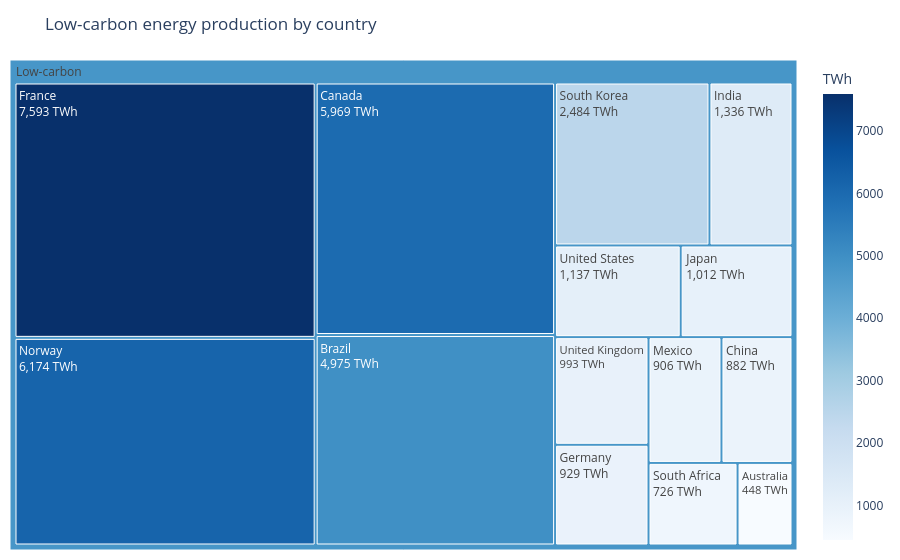
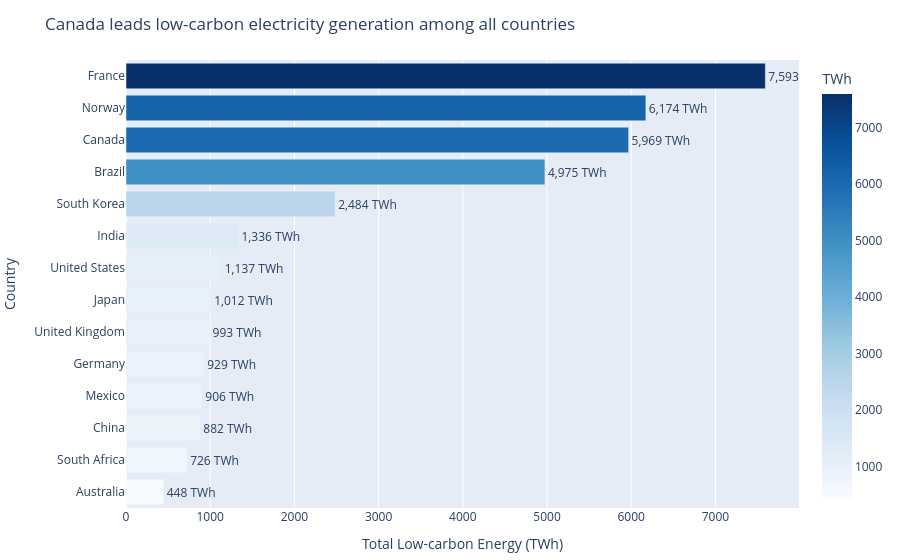

Here is the notebook cell these charts were saved with, in order:
### Code cell
# Task 3 — Treemap vs Bar: low-carbon energy by country

# Filter low-carbon sources
low_carbon_df = (
    df.loc[df['Source_Type'] == 'Low-carbon']
    .groupby('Country', as_index=False)['TWh']
    .sum()
)

# Add dummy root node for treemap
low_carbon_df['All'] = 'Low-carbon'

# ---------------------------
# Treemap
# ---------------------------

fig_tree = px.treemap(
    low_carbon_df,
    path=['All', 'Country'],
    values='TWh',
    color='TWh',
    color_continuous_scale='Blues',
    title='Low-carbon energy production by country'
)

fig_tree.update_traces(
    textinfo='label+value',
    texttemplate='%{label}<br>%{value:,.0f} TWh',
    root_color='lightgrey',
    marker=dict(line=dict(color='white', width=1))
)

fig_tree.update_layout(
    margin=dict(t=60, l=10, r=10, b=10)
)

fig_tree.show()


# ---------------------------
# Horizontal Bar Chart
# ---------------------------

# Sort values for cleaner comparison
low_carbon_sorted = low_carbon_df.sort_values('TWh')

fig_bar = px.bar(
    low_carbon_sorted,
    x='TWh',
    y='Country',
    orientation='h',
    color='TWh',
    color_continuous_scale='Blues',
    text='TWh',
    title='Canada leads low-carbon electricity generation among all countries'
)

fig_bar.update_traces(
    texttemplate='%{text:,.0f} TWh',
    textposition='outside'
)

fig_bar.update_layout(
    xaxis_title='Total Low-carbon Energy (TWh)',
    yaxis_title='Country',
    showlegend=False,
    margin=dict(t=60, l=10, r=10, b=10)
)

fig_bar.show()

### Figure 1 — Plotly figure (JSON) as saved in the notebook; plotly's stock layout.template omitted (floating-point values rounded to 4 significant figures)
{"data": [{"branchvalues": "total", "customdata": [[448.0], [4975.0], [5969.0], [882.0], [7593.0], [929.0], [1336.0], [1012.0], [906.0], [6174.0], [726.0], [2484.0], [993.0], [1137.0], [4797.0]], "domain": {"x": [0, 1], "y": [0, 1]}, "hovertemplate": "labels=%{label}<br>TWh_sum=%{value}<br>parent=%{parent}<br>id=%{id}<br>TWh=%{color}<extra></extra>", "ids": ["Low-carbon/Australia", "Low-carbon/Brazil", "Low-carbon/Canada", "Low-carbon/China", "Low-carbon/France", "Low-carbon/Germany", "Low-carbon/India", "Low-carbon/Japan", "Low-carbon/Mexico", "Low-carbon/Norway", "Low-carbon/South Africa", "Low-carbon/South Korea", "Low-carbon/United Kingdom", "Low-carbon/United States", "Low-carbon"], "labels": ["Australia", "Brazil", "Canada", "China", "France", "Germany", "India", "Japan", "Mexico", "Norway", "South Africa", "South Korea", "United Kingdom", "United States", "Low-carbon"], "marker": {"coloraxis": "coloraxis", "colors": [448.0, 4975.0, 5969.0, 882.0, 7593.0, 929.0, 1336.0, 1012.0, 906.0, 6174.0, 726.0, 2484.0, 993.0, 1137.0, 4797.0], "line": {"color": "white", "width": 1}}, "name": "", "parents": ["Low-carbon", "Low-carbon", "Low-carbon", "Low-carbon", "Low-carbon", "Low-carbon", "Low-carbon", "Low-carbon", "Low-carbon", "Low-carbon", "Low-carbon", "Low-carbon", "Low-carbon", "Low-carbon", ""], "root": {"color": "lightgrey"}, "textinfo": "label+value", "texttemplate": "%{label}<br>%{value:,.0f} TWh", "type": "treemap", "values": [448.0, 4975.0, 5969.0, 882.0, 7593.0, 929.0, 1336.0, 1012.0, 906.0, 6174.0, 726.0, 2484.0, 993.0, 1137.0, 35560.0]}], "layout": {"coloraxis": {"colorbar": {"title": {"text": "TWh"}}, "colorscale": [[0, "rgb(247,251,255)"], [0.125, "rgb(222,235,247)"], [0.25, "rgb(198,219,239)"], [0.375, "rgb(158,202,225)"], [0.5, "rgb(107,174,214)"], [0.625, "rgb(66,146,198)"], [0.75, "rgb(33,113,181)"], [0.875, "rgb(8,81,156)"], [1, "rgb(8,48,107)"]]}, "legend": {"tracegroupgap": 0}, "margin": {"b": 10, "l": 10, "r": 10, "t": 60}, "title": {"text": "Low-carbon energy production by country"}}}

### Figure 2 — Plotly figure (JSON) as saved in the notebook; plotly's stock layout.template omitted (floating-point values rounded to 4 significant figures)
{"data": [{"hovertemplate": "TWh=%{marker.color}<br>Country=%{y}<extra></extra>", "legendgroup": "", "marker": {"color": [448.0, 726.0, 882.0, 906.0, 929.0, 993.0, 1012.0, 1137.0, 1336.0, 2484.0, 4975.0, 5969.0, 6174.0, 7593.0], "coloraxis": "coloraxis", "pattern": {"shape": ""}}, "name": "", "orientation": "h", "showlegend": false, "text": [448.0, 726.0, 882.0, 906.0, 929.0, 993.0, 1012.0, 1137.0, 1336.0, 2484.0, 4975.0, 5969.0, 6174.0, 7593.0], "textposition": "outside", "texttemplate": "%{text:,.0f} TWh", "type": "bar", "x": [448.0, 726.0, 882.0, 906.0, 929.0, 993.0, 1012.0, 1137.0, 1336.0, 2484.0, 4975.0, 5969.0, 6174.0, 7593.0], "xaxis": "x", "y": ["Australia", "South Africa", "China", "Mexico", "Germany", "United Kingdom", "Japan", "United States", "India", "South Korea", "Brazil", "Canada", "Norway", "France"], "yaxis": "y"}], "layout": {"barmode": "relative", "coloraxis": {"colorbar": {"title": {"text": "TWh"}}, "colorscale": [[0, "rgb(247,251,255)"], [0.125, "rgb(222,235,247)"], [0.25, "rgb(198,219,239)"], [0.375, "rgb(158,202,225)"], [0.5, "rgb(107,174,214)"], [0.625, "rgb(66,146,198)"], [0.75, "rgb(33,113,181)"], [0.875, "rgb(8,81,156)"], [1, "rgb(8,48,107)"]]}, "legend": {"tracegroupgap": 0}, "margin": {"b": 10, "l": 10, "r": 10, "t": 60}, "showlegend": false, "title": {"text": "Canada leads low-carbon electricity generation among all countries"}, "xaxis": {"anchor": "y", "domain": [0, 1], "title": {"text": "Total Low-carbon Energy (TWh)"}}, "yaxis": {"anchor": "x", "domain": [0, 1], "title": {"text": "Country"}}}}
